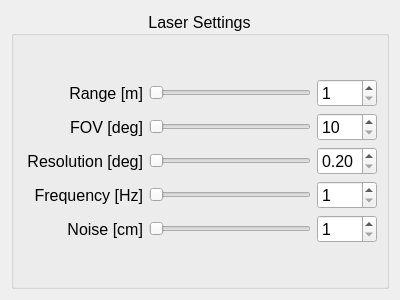
<?xml version="1.0" encoding="UTF-8"?>
<ui version="4.0">
 <class>laser</class>
 <widget class="QWidget" name="laser">
  <property name="geometry">
   <rect>
    <x>0</x>
    <y>0</y>
    <width>400</width>
    <height>300</height>
   </rect>
  </property>
  <property name="windowTitle">
   <string>Form</string>
  </property>
  <layout class="QGridLayout" name="gridLayout">
   <item row="0" column="0">
    <widget class="QGroupBox" name="laser_box">
     <property name="font">
      <font>
       <pointsize>12</pointsize>
       <weight>50</weight>
       <bold>false</bold>
      </font>
     </property>
     <property name="title">
      <string>Laser Settings</string>
     </property>
     <property name="alignment">
      <set>Qt::AlignCenter</set>
     </property>
     <layout class="QGridLayout" name="gridLayout_3">
      <item row="0" column="6">
       <layout class="QGridLayout" name="gridLayout_2">
        <item row="0" column="1">
         <widget class="QSlider" name="laser_range_slider">
          <property name="minimum">
           <number>1</number>
          </property>
          <property name="maximum">
           <number>25</number>
          </property>
          <property name="orientation">
           <enum>Qt::Horizontal</enum>
          </property>
         </widget>
        </item>
        <item row="2" column="0">
         <widget class="QLabel" name="label_2">
          <property name="minimumSize">
           <size>
            <width>120</width>
            <height>0</height>
           </size>
          </property>
          <property name="maximumSize">
           <size>
            <width>120</width>
            <height>16777215</height>
           </size>
          </property>
          <property name="font">
           <font>
            <pointsize>12</pointsize>
           </font>
          </property>
          <property name="text">
           <string>FOV [deg]</string>
          </property>
          <property name="alignment">
           <set>Qt::AlignRight|Qt::AlignTrailing|Qt::AlignVCenter</set>
          </property>
         </widget>
        </item>
        <item row="2" column="1">
         <widget class="QSlider" name="laser_fov_slider">
          <property name="minimum">
           <number>10</number>
          </property>
          <property name="maximum">
           <number>360</number>
          </property>
          <property name="orientation">
           <enum>Qt::Horizontal</enum>
          </property>
          <property name="invertedAppearance">
           <bool>false</bool>
          </property>
          <property name="invertedControls">
           <bool>false</bool>
          </property>
         </widget>
        </item>
        <item row="0" column="0">
         <widget class="QLabel" name="label">
          <property name="minimumSize">
           <size>
            <width>120</width>
            <height>0</height>
           </size>
          </property>
          <property name="maximumSize">
           <size>
            <width>120</width>
            <height>16777215</height>
           </size>
          </property>
          <property name="font">
           <font>
            <pointsize>12</pointsize>
           </font>
          </property>
          <property name="text">
           <string>Range [m]</string>
          </property>
          <property name="alignment">
           <set>Qt::AlignRight|Qt::AlignTrailing|Qt::AlignVCenter</set>
          </property>
         </widget>
        </item>
        <item row="2" column="2">
         <widget class="QSpinBox" name="laser_fov_box">
          <property name="minimum">
           <number>10</number>
          </property>
          <property name="maximum">
           <number>360</number>
          </property>
         </widget>
        </item>
        <item row="0" column="2">
         <widget class="QSpinBox" name="laser_range_box">
          <property name="minimum">
           <number>1</number>
          </property>
          <property name="maximum">
           <number>25</number>
          </property>
         </widget>
        </item>
        <item row="3" column="0">
         <widget class="QLabel" name="label_3">
          <property name="minimumSize">
           <size>
            <width>120</width>
            <height>0</height>
           </size>
          </property>
          <property name="maximumSize">
           <size>
            <width>120</width>
            <height>16777215</height>
           </size>
          </property>
          <property name="font">
           <font>
            <pointsize>12</pointsize>
           </font>
          </property>
          <property name="text">
           <string>Resolution [deg]</string>
          </property>
          <property name="alignment">
           <set>Qt::AlignRight|Qt::AlignTrailing|Qt::AlignVCenter</set>
          </property>
         </widget>
        </item>
        <item row="3" column="2">
         <widget class="QDoubleSpinBox" name="laser_res_box">
          <property name="minimum">
           <double>0.200000000000000</double>
          </property>
          <property name="maximum">
           <double>5.000000000000000</double>
          </property>
          <property name="singleStep">
           <double>0.100000000000000</double>
          </property>
         </widget>
        </item>
        <item row="3" column="1">
         <widget class="QSlider" name="laser_res_slider">
          <property name="minimum">
           <number>2</number>
          </property>
          <property name="maximum">
           <number>50</number>
          </property>
          <property name="orientation">
           <enum>Qt::Horizontal</enum>
          </property>
          <property name="invertedAppearance">
           <bool>false</bool>
          </property>
          <property name="invertedControls">
           <bool>false</bool>
          </property>
         </widget>
        </item>
        <item row="4" column="1">
         <widget class="QSlider" name="laser_freq_slider">
          <property name="minimum">
           <number>1</number>
          </property>
          <property name="maximum">
           <number>15</number>
          </property>
          <property name="orientation">
           <enum>Qt::Horizontal</enum>
          </property>
          <property name="invertedAppearance">
           <bool>false</bool>
          </property>
          <property name="invertedControls">
           <bool>false</bool>
          </property>
         </widget>
        </item>
        <item row="4" column="0">
         <widget class="QLabel" name="label_4">
          <property name="minimumSize">
           <size>
            <width>120</width>
            <height>0</height>
           </size>
          </property>
          <property name="maximumSize">
           <size>
            <width>120</width>
            <height>16777215</height>
           </size>
          </property>
          <property name="font">
           <font>
            <pointsize>12</pointsize>
           </font>
          </property>
          <property name="text">
           <string>Frequency [Hz]</string>
          </property>
          <property name="alignment">
           <set>Qt::AlignRight|Qt::AlignTrailing|Qt::AlignVCenter</set>
          </property>
         </widget>
        </item>
        <item row="4" column="2">
         <widget class="QSpinBox" name="laser_freq_box">
          <property name="minimum">
           <number>1</number>
          </property>
          <property name="maximum">
           <number>15</number>
          </property>
         </widget>
        </item>
        <item row="5" column="0">
         <widget class="QLabel" name="label_5">
          <property name="minimumSize">
           <size>
            <width>120</width>
            <height>0</height>
           </size>
          </property>
          <property name="maximumSize">
           <size>
            <width>120</width>
            <height>16777215</height>
           </size>
          </property>
          <property name="font">
           <font>
            <pointsize>12</pointsize>
           </font>
          </property>
          <property name="text">
           <string>Noise [cm]</string>
          </property>
          <property name="alignment">
           <set>Qt::AlignRight|Qt::AlignTrailing|Qt::AlignVCenter</set>
          </property>
         </widget>
        </item>
        <item row="5" column="1">
         <widget class="QSlider" name="laser_res_slider_2">
          <property name="minimum">
           <number>1</number>
          </property>
          <property name="maximum">
           <number>15</number>
          </property>
          <property name="orientation">
           <enum>Qt::Horizontal</enum>
          </property>
          <property name="invertedAppearance">
           <bool>false</bool>
          </property>
          <property name="invertedControls">
           <bool>false</bool>
          </property>
         </widget>
        </item>
        <item row="5" column="2">
         <widget class="QSpinBox" name="laser_freq_box_2">
          <property name="minimum">
           <number>1</number>
          </property>
          <property name="maximum">
           <number>15</number>
          </property>
         </widget>
        </item>
       </layout>
      </item>
     </layout>
    </widget>
   </item>
  </layout>
 </widget>
 <resources/>
 <connections>
  <connection>
   <sender>laser_range_slider</sender>
   <signal>valueChanged(int)</signal>
   <receiver>laser_range_box</receiver>
   <slot>setValue(int)</slot>
   <hints>
    <hint type="sourcelabel">
     <x>234</x>
     <y>59</y>
    </hint>
    <hint type="destinationlabel">
     <x>331</x>
     <y>50</y>
    </hint>
   </hints>
  </connection>
  <connection>
   <sender>laser_range_box</sender>
   <signal>valueChanged(int)</signal>
   <receiver>laser_range_slider</receiver>
   <slot>setValue(int)</slot>
   <hints>
    <hint type="sourcelabel">
     <x>349</x>
     <y>63</y>
    </hint>
    <hint type="destinationlabel">
     <x>175</x>
     <y>59</y>
    </hint>
   </hints>
  </connection>
  <connection>
   <sender>laser_fov_slider</sender>
   <signal>valueChanged(int)</signal>
   <receiver>laser_fov_box</receiver>
   <slot>setValue(int)</slot>
   <hints>
    <hint type="sourcelabel">
     <x>200</x>
     <y>100</y>
    </hint>
    <hint type="destinationlabel">
     <x>337</x>
     <y>98</y>
    </hint>
   </hints>
  </connection>
  <connection>
   <sender>laser_fov_box</sender>
   <signal>valueChanged(int)</signal>
   <receiver>laser_fov_slider</receiver>
   <slot>setValue(int)</slot>
   <hints>
    <hint type="sourcelabel">
     <x>336</x>
     <y>113</y>
    </hint>
    <hint type="destinationlabel">
     <x>265</x>
     <y>111</y>
    </hint>
   </hints>
  </connection>
  <connection>
   <sender>laser_freq_slider</sender>
   <signal>valueChanged(int)</signal>
   <receiver>laser_freq_box</receiver>
   <slot>setValue(int)</slot>
   <hints>
    <hint type="sourcelabel">
     <x>244</x>
     <y>195</y>
    </hint>
    <hint type="destinationlabel">
     <x>327</x>
     <y>193</y>
    </hint>
   </hints>
  </connection>
  <connection>
   <sender>laser_freq_box</sender>
   <signal>valueChanged(int)</signal>
   <receiver>laser_freq_slider</receiver>
   <slot>setValue(int)</slot>
   <hints>
    <hint type="sourcelabel">
     <x>332</x>
     <y>206</y>
    </hint>
    <hint type="destinationlabel">
     <x>242</x>
     <y>203</y>
    </hint>
   </hints>
  </connection>
  <connection>
   <sender>laser_res_slider_2</sender>
   <signal>valueChanged(int)</signal>
   <receiver>laser_freq_box_2</receiver>
   <slot>setValue(int)</slot>
   <hints>
    <hint type="sourcelabel">
     <x>258</x>
     <y>241</y>
    </hint>
    <hint type="destinationlabel">
     <x>333</x>
     <y>240</y>
    </hint>
   </hints>
  </connection>
  <connection>
   <sender>laser_freq_box_2</sender>
   <signal>valueChanged(int)</signal>
   <receiver>laser_res_slider_2</receiver>
   <slot>setValue(int)</slot>
   <hints>
    <hint type="sourcelabel">
     <x>339</x>
     <y>251</y>
    </hint>
    <hint type="destinationlabel">
     <x>258</x>
     <y>251</y>
    </hint>
   </hints>
  </connection>
 </connections>
</ui>
